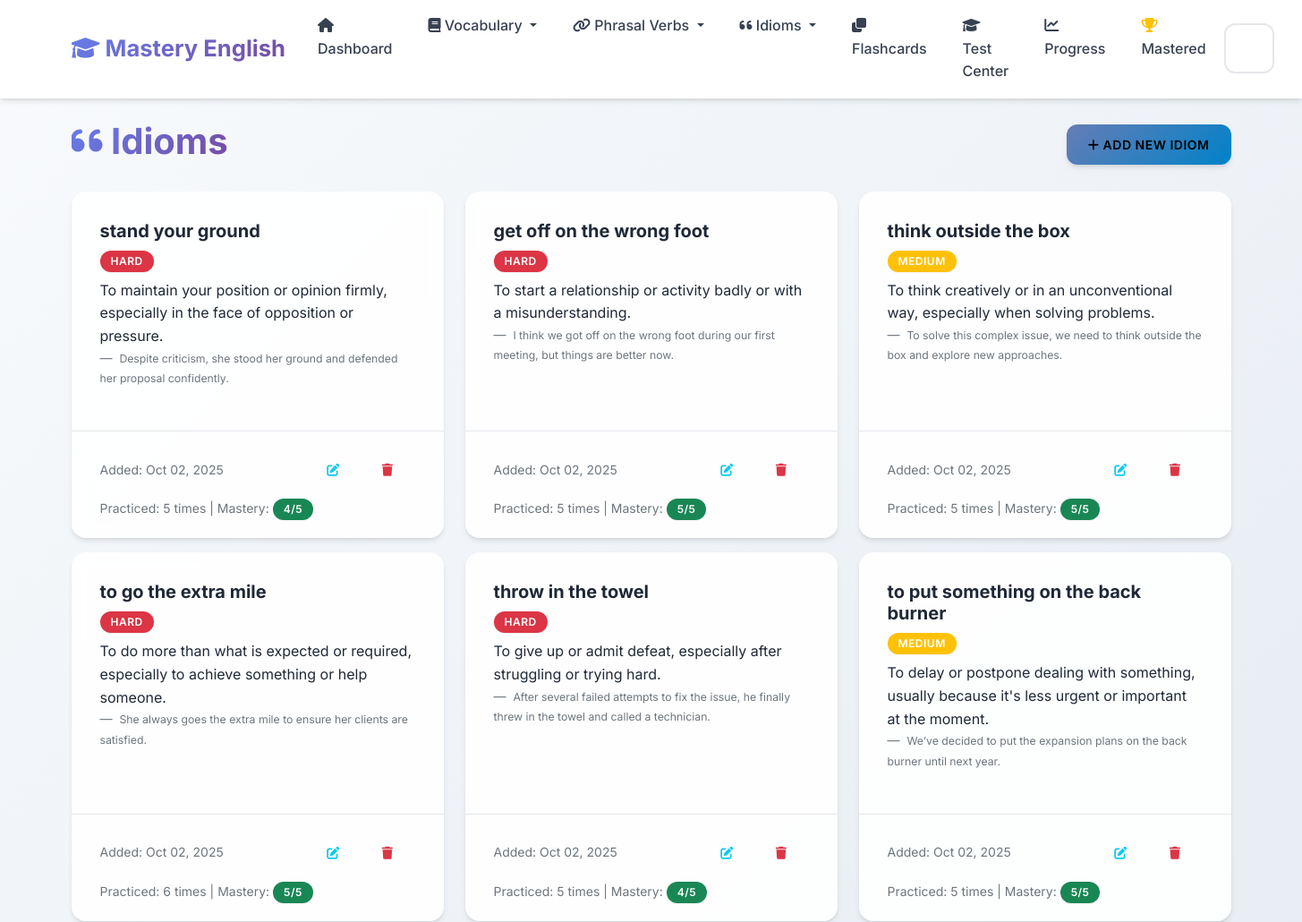
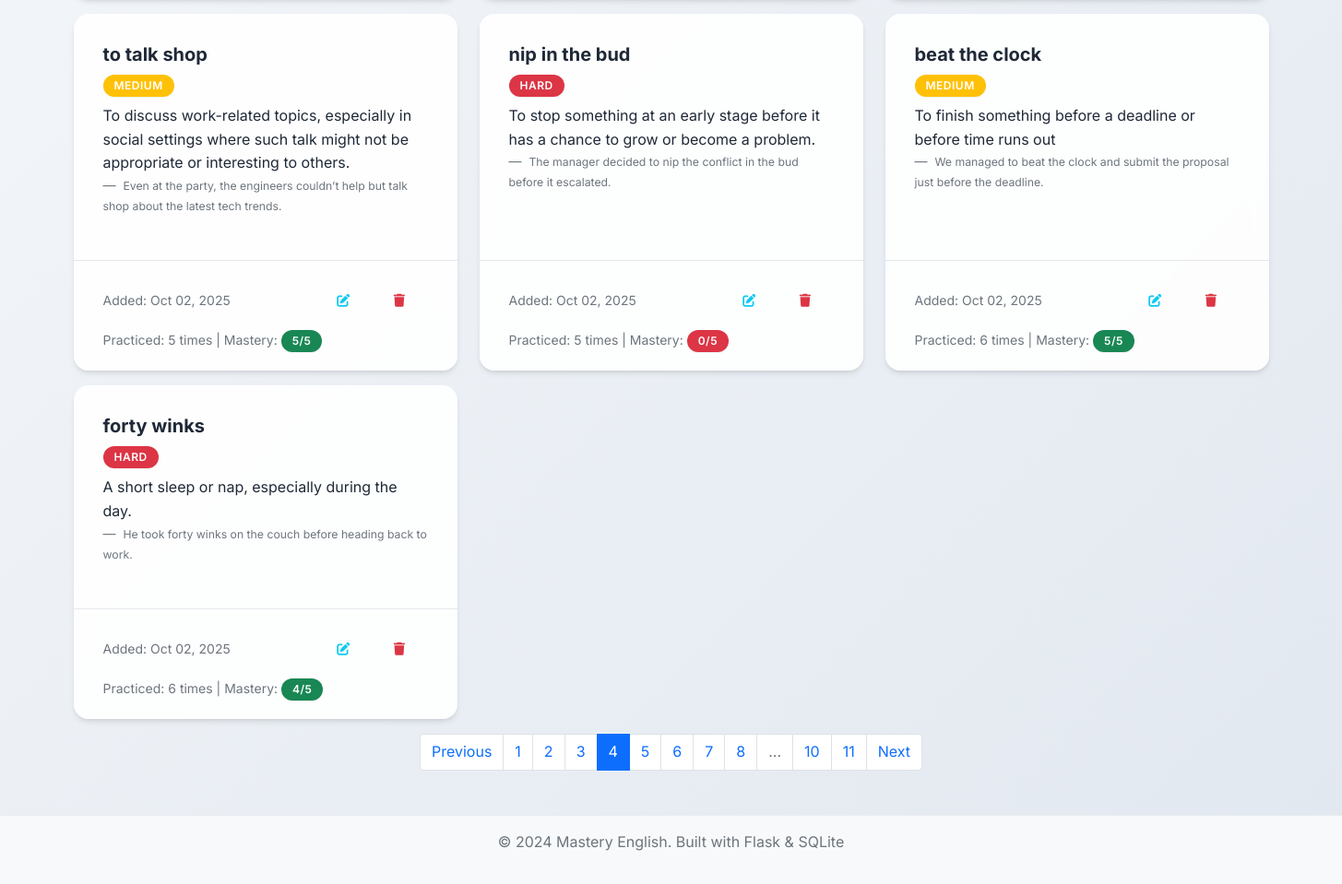
/idioms?page=4, run on the app's committed database (2 pictures, top to bottom).
### app.py (models this page shows, shortened)
class Idiom(db.Model):
    __tablename__ = 'idioms'
    id = db.Column(db.Integer, primary_key=True)
    idiom = db.Column(db.String(200), nullable=False)
    meaning = db.Column(db.Text, nullable=False)
    example_sentence = db.Column(db.Text)
    origin = db.Column(db.Text)
    difficulty_level = db.Column(db.String(20), default='medium')
    date_added = db.Column(db.DateTime, default=datetime.utcnow)
    times_practiced = db.Column(db.Integer, default=0)
    last_practiced = db.Column(db.DateTime)
    mastery_level = db.Column(db.Integer, default=0)

### app.py (the view)
@app.route('/idioms')
def idioms_list():
    page = request.args.get('page', 1, type=int)
    idioms = Idiom.query.order_by(Idiom.date_added.desc()).paginate(
        page=page, per_page=10, error_out=False)
    return render_template('idioms_list.html', idioms=idioms)

### templates/idioms_list.html (shortened to what this page needs)
{% extends "base.html" %}
{% block content %}
<div class="row">
    <div class="col-12">
        <div class="d-flex justify-content-between align-items-center mb-4">
            <h1>
                <i class="fas fa-quote-left"></i> Idioms
            </h1>
            <a href="{{ url_for('add_idiom') }}" class="btn btn-info">
                <i class="fas fa-plus"></i> Add New Idiom
            </a>
        </div>
    </div>
</div>
{% if idioms.items %}
    <div class="row">
        {% for idiom in idioms.items %}
            <div class="col-md-6 col-lg-4 mb-3">
                <div class="card h-100">
                    <div class="card-body">
                        <h5 class="card-title">{{ idiom.idiom }}</h5>
                        <span class="badge bg-{% if idiom.difficulty_level == 'easy' %}success{% elif idiom.difficulty_level == 'hard' %}danger{% else %}warning{% endif %} mb-2">
                            {{ idiom.difficulty_level.title() }}
                        </span>
                        <p class="card-text">{{ idiom.meaning }}</p>
                        {% if idiom.example_sentence %}
                            <blockquote class="blockquote-footer">
                                <small>{{ idiom.example_sentence }}</small>
                            </blockquote>
                        {% endif %}
                    </div>
                    <div class="card-footer bg-transparent">
                        <div class="d-flex justify-content-between align-items-center">
                            <small class="text-muted">
                                Added: {{ idiom.date_added.strftime('%b %d, %Y') }}
                            </small>
                            <div class="btn-group" role="group">
                                <a href="{{ url_for('edit_idiom', id=idiom.id) }}" class="btn btn-sm btn-outline-info">
                                    <i class="fas fa-edit"></i>
                                </a>
                                <button type="button" class="btn btn-sm btn-outline-danger" onclick="confirmDelete('{{ idiom.idiom }}', '{{ url_for('delete_idiom', id=idiom.id) }}')">
                                    <i class="fas fa-trash"></i>
                                </button>
                            </div>
                        </div>
                        {% if idiom.times_practiced > 0 %}
                            <div class="mt-2">
                                <small class="text-muted">
                                    Practiced: {{ idiom.times_practiced }} times
                                    | Mastery:
                                    <span class="badge bg-{% if idiom.mastery_level >= 4 %}success{% elif idiom.mastery_level >= 2 %}warning{% else %}danger{% endif %}">
                                        {{ idiom.mastery_level }}/5
                                    </span>
                                </small>
                            </div>
                        {% endif %}
                    </div>
                </div>
            </div>
        {% endfor %}
    </div>
    {% if idioms.pages > 1 %}
        <nav aria-label="Page navigation">
            <ul class="pagination justify-content-center">
                {% if idioms.has_prev %}
                    <li class="page-item">
                        <a class="page-link" href="{{ url_for('idioms_list', page=idioms.prev_num) }}">Previous</a>
                    </li>
                {% endif %}
                {% for page_num in idioms.iter_pages() %}
                    {% if page_num %}
                        {% if page_num != idioms.page %}
                            <li class="page-item">
                                <a class="page-link" href="{{ url_for('idioms_list', page=page_num) }}">{{ page_num }}</a>
                            </li>
                        {% else %}
                            <li class="page-item active">
                                <span class="page-link">{{ page_num }}</span>
                            </li>
                        {% endif %}
                    {% else %}
                        <li class="page-item disabled">
                            <span class="page-link">...</span>
                        </li>
                    {% endif %}
                {% endfor %}
                {% if idioms.has_next %}
                    <li class="page-item">
                        <a class="page-link" href="{{ url_for('idioms_list', page=idioms.next_num) }}">Next</a>
                    </li>
                {% endif %}
            </ul>
        </nav>
    {% endif %}
{% endif %}
{% endblock %}

### static/css/style.css (style rules this page uses)
:root { --primary-color: #6366f1; --primary-dark: #4f46e5; --primary-light: #8b5cf6; --success-color: #10b981; --success-dark: #059669; --info-color: #06b6d4; --info-dark: #0891b2; --warning-color: #f59e0b; --warning-dark: #d97706; --danger-color: #ef4444; --danger-dark: #dc2626; --light-color: #f8fafc; --dark-color: #1e293b; --gray-50: #f9fafb; --gray-100: #f3f4f6; --gray-200: #e5e7eb; --gray-300: #d1d5db; --gray-400: #9ca3af; --gray-500: #6b7280; --gray-600: #4b5563; --gray-700: #374151; --gray-800: #1f2937; --gray-900: #111827; --gradient-primary: linear-gradient(135deg, #667eea 0%, #764ba2 100%); --gradient-success: linear-gradient(135deg, #11998e 0%, #38ef7d 100%); --gradient-info: linear-gradient(135deg, #667db6 0%, #0082c8 100%); --gradient-warning: linear-gradient(135deg, #f093fb 0%, #f5576c 100%); --gradient-hero: linear-gradient(135deg, #667eea 0%, #764ba2 50%, #f093fb 100%); --shadow-sm: 0 1px 2px 0 rgba(0, 0, 0, 0.05); --shadow: 0 4px 6px -1px rgba(0, 0, 0, 0.1), 0 2px 4px -1px rgba(0, 0, 0, 0.06); --shadow-md: 0 10px 15px -3px rgba(0, 0, 0, 0.1), 0 4px 6px -2px rgba(0, 0, 0, 0.05); --shadow-lg: 0 20px 25px -5px rgba(0, 0, 0, 0.1), 0 10px 10px -5px rgba(0, 0, 0, 0.04); --shadow-xl: 0 25px 50px -12px rgba(0, 0, 0, 0.25); }
body { font-family: 'Inter', 'Segoe UI', -apple-system, BlinkMacSystemFont, sans-serif; background: linear-gradient(135deg, #f8fafc 0%, #e2e8f0 100%); min-height: 100vh; line-height: 1.6; color: var(--gray-800); }
.card { border: none; border-radius: 16px; background: rgba(255, 255, 255, 0.9); backdrop-filter: blur(10px); box-shadow: var(--shadow); transition: all 0.4s cubic-bezier(0.4, 0, 0.2, 1); position: relative; overflow: hidden; }
.card::before { content: ''; position: absolute; top: 0; left: 0; width: 100%; height: 2px; background: var(--gradient-primary); transform: scaleX(0); transition: transform 0.3s ease; }
.card-body { padding: 2rem; }
.card-footer { background: rgba(248, 250, 252, 0.8); border-top: 1px solid var(--gray-200); border-radius: 0 0 16px 16px; padding: 1.25rem 2rem; }
.badge { font-size: 0.7rem; border-radius: 12px; padding: 0.4em 0.8em; }
.btn { border-radius: 12px; font-weight: 600; padding: 0.75rem 1.5rem; text-transform: uppercase; letter-spacing: 0.5px; font-size: 0.875rem; transition: all 0.3s cubic-bezier(0.4, 0, 0.2, 1); position: relative; overflow: hidden; border: none; }
.btn::before { content: ''; position: absolute; top: 0; left: -100%; width: 100%; height: 100%; background: linear-gradient(90deg, transparent, rgba(255,255,255,0.2), transparent); transition: left 0.5s; }
.btn-info { background: var(--gradient-info); box-shadow: var(--shadow); }
.btn-group .btn { border-radius: 6px; }
h1, h2, h3, h4, h5, h6 { font-weight: 700; color: var(--gray-800); }
h1 { background: var(--gradient-primary); -webkit-background-clip: text; -webkit-text-fill-color: transparent; background-clip: text; }
.badge { font-size: 0.75rem; border-radius: 20px; padding: 0.5em 1em; font-weight: 600; text-transform: uppercase; letter-spacing: 0.5px; box-shadow: var(--shadow-sm); }
.fa, .fas, .far { transition: all 0.3s ease; }

### data on the page
Idiom: idiom "stand your ground", difficulty_level "HARD", meaning "To maintain your position or opinion firmly, especially in the face of opposition or pressure.", example_sentence "Despite criticism, she stood her ground and defended her proposal confidently.", date_added "Oct 02, 2025", times_practiced "5", mastery_level "4"
Idiom: idiom "get off on the wrong foot", difficulty_level "HARD", meaning "To start a relationship or activity badly or with a misunderstanding.", example_sentence "I think we got off on the wrong foot during our first meeting, but things are better now.", date_added "Oct 02, 2025", times_practiced "5", mastery_level "5"
Idiom: idiom "think outside the box", difficulty_level "MEDIUM", meaning "To think creatively or in an unconventional way, especially when solving problems.", example_sentence "To solve this complex issue, we need to think outside the box and explore new approaches.", date_added "Oct 02, 2025", times_practiced "5", mastery_level "5"
Idiom: idiom "to go the extra mile", difficulty_level "HARD", meaning "To do more than what is expected or required, especially to achieve something or help someone.", example_sentence "She always goes the extra mile to ensure her clients are satisfied.", date_added "Oct 02, 2025", times_practiced "6", mastery_level "5"
Idiom: idiom "throw in the towel", difficulty_level "HARD", meaning "To give up or admit defeat, especially after struggling or trying hard.", example_sentence "After several failed attempts to fix the issue, he finally threw in the towel and called a technician.", date_added "Oct 02, 2025", times_practiced "5", mastery_level "4"
Idiom: idiom "to put something on the back burner", difficulty_level "MEDIUM", meaning "To delay or postpone dealing with something, usually because it's less urgent or important at the moment.", example_sentence "We’ve decided to put the expansion plans on the back burner until next year.", date_added "Oct 02, 2025", times_practiced "5", mastery_level "5"
Idiom: idiom "to talk shop", difficulty_level "MEDIUM", meaning "To discuss work-related topics, especially in social settings where such talk might not be appropriate or interesting to others.", example_sentence "Even at the party, the engineers couldn’t help but talk shop about the latest tech trends.", date_added "Oct 02, 2025", times_practiced "5", mastery_level "5"
Idiom: idiom "nip in the bud", difficulty_level "HARD", meaning "To stop something at an early stage before it has a chance to grow or become a problem.", example_sentence "The manager decided to nip the conflict in the bud before it escalated.", date_added "Oct 02, 2025", times_practiced "5", mastery_level "0"
Idiom: idiom "beat the clock", difficulty_level "MEDIUM", meaning "To finish something before a deadline or before time runs out", example_sentence "We managed to beat the clock and submit the proposal just before the deadline.", date_added "Oct 02, 2025", times_practiced "6", mastery_level "5"
Idiom: idiom "forty winks", difficulty_level "HARD", meaning "A short sleep or nap, especially during the day.", example_sentence "He took forty winks on the couch before heading back to work.", date_added "Oct 02, 2025", times_practiced "6", mastery_level "4"

### other printed values
{{ page_num }} "1" "2" "3" "5" "6" "7" "8" "10" "11"
{{ page_num }} "4"
